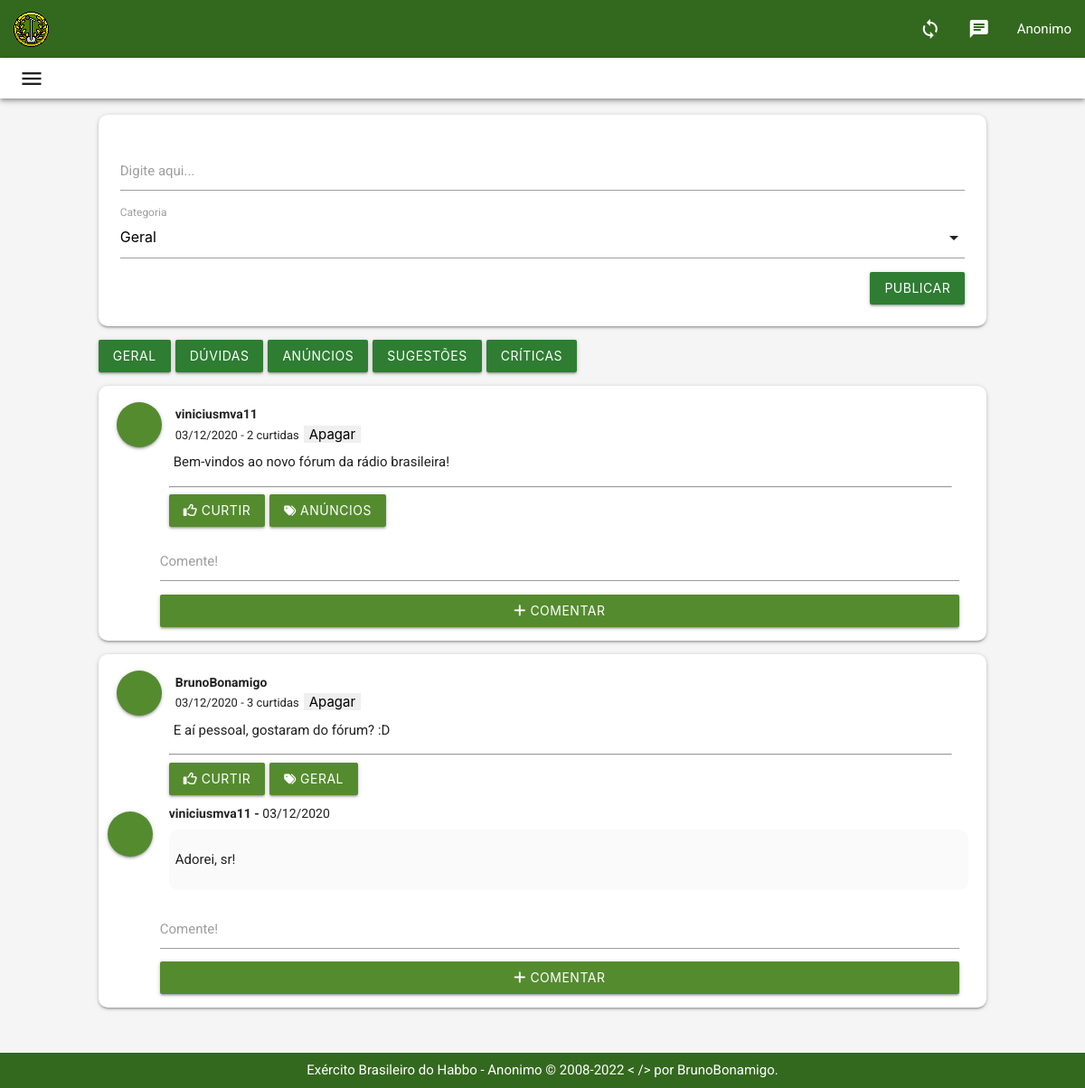
The page / (signed in) on the database its author committed.
### tables this page shows
CREATE TABLE `radiobr_forum` (
  `id` int(255) NOT NULL AUTO_INCREMENT,
  `usuario` varchar(255) NOT NULL,
  `data` varchar(255) NOT NULL,
  `post` text NOT NULL,
  `status` varchar(255) NOT NULL,
  `categoria` varchar(255) NOT NULL,
  PRIMARY KEY (`id`)
);

CREATE TABLE `radiobr_forum_comentarios` (
  `id_post` int(255) NOT NULL,
  `usuario` varchar(255) NOT NULL,
  `comentario` text NOT NULL,
  `data` varchar(255) NOT NULL,
  `status` varchar(255) NOT NULL
);

### assets/central/classes/forum.class.php (the view, shortened to what this page needs)
<?php
	class Forum {
		public function listarTudo() {
			global $serverDB, $userDB, $passDB, $dbname, $DBname, $connectDB, $hora, $dataAtual;
			$listarT = mysqli_query($connectDB, "SELECT * FROM radiobr_forum WHERE status='ativo' ORDER BY id DESC LIMIT 20");
			foreach ($listarT as $postagem) {
				$curtinhas = mysqli_query($connectDB, "SELECT * FROM radiobr_forum_curtidas WHERE id_post='".$postagem['id']."'");
				$curtidasnum = mysqli_num_rows($curtinhas);
				if ($curtidasnum == 1) {
					$ortografia = "curtida";
				}
				else {
					$ortografia = "curtidas";
				}
				$verSeJaCurtiu = mysqli_query($connectDB, "SELECT * FROM radiobr_forum_curtidas WHERE id_post='".$postagem['id']."' AND user='".$_SESSION['usuario']."'");
				$curtidaUsernum = mysqli_num_rows($verSeJaCurtiu);
				echo '<div class="card" id="'.$postagem['id'].'" style="border-radius:10px;">
				<form method="POST" action="#">
				<div class="postagem" style="padding:10px;">
					<div class="usuario_postado">
					<div class="card light-green darken-3" style="margin-top:8px;width:50px;height:50px;background: url(https://www.habbo.com.br/habbo-imaging/avatarimage?user='.$postagem['usuario'].'&amp;action=std&amp;direction=3&amp;head_direction=3&amp;gesture=sml&amp;size=m) no-repeat -8px -15px;border-radius: 50px;margin-left: 10px;float:left;"></div><div style="margin-left:15px;margin-top:10px;display:inline-block;"><span style="font-size:14px;"><b>'.$postagem['usuario'].'</b></span><br><span style="font-size:13px;">'.$postagem['data'].' - '.$curtidasnum.' '.$ortografia.'</span>';
					if ($_SESSION['cargo'] > 5) { echo '<button type="submit" style="border:none;margin-left:5px;" name="apagarPost" value="'.$postagem['id'].'">Apagar</button>'; }
					echo '</div>
					</div>
					<div style="clear:both;"></div>
					<p style="margin-left:73px;margin-top:-10px;">'.$postagem['post'].'</p>
					<div style="margin-left:68px;width:90%;"><hr></div>';
					if ($curtidaUsernum < 1) {
						echo '<form method="POST" action="#"><button style="margin-left:68px;" value="'.$postagem['id'].'" class="btn waves-effect light-green darken-3" type="submit" name="curtidinha"><i style="font-size:15px;" class="far fa-thumbs-up"></i> Curtir</button></form>';
					}
					else {
						echo '<form method="POST" action="#"><button style="margin-left:68px;" value="'.$postagem['id'].'" class="btn waves-effect light-green darken-3" type="submit" name="descurtir"><i style="font-size:15px;" class="far fa-thumbs-up"></i> Curtido</button></form>';
					}
					echo '<span style="margin-left:5px;"><button class="btn waves-effect light-green darken-3" type="button"><i style="font-size:13px;" class="fas fa-tags"></i> '.$postagem['categoria'].'</button></span>';
					echo '<div></div>
				</div>
				</form>';
				$comentinhos = mysqli_query($connectDB, "SELECT * FROM radiobr_forum_comentarios WHERE id_post='".$postagem['id']."'");
				foreach ($comentinhos as $comentario) {
					echo '
					<div class="card light-green darken-3" style="margin-top:8px;width:50px;height:50px;background: url(https://www.habbo.com.br/habbo-imaging/avatarimage?user='.$comentario['usuario'].'&amp;action=std&amp;direction=3&amp;head_direction=2&headonly=1&amp;gesture=spk&amp;size=m) no-repeat -1px -6px;border-radius: 50px;margin-left: 10px;float:left;"></div><span style="float:left;margin-left:18px;font-size:14px;"><b>'.$comentario['usuario'].' -</b> '.$comentario['data'];
					echo '</span><div class="card z-depth-0 grey lighten-5" style="float:left;margin-left:18px;padding:7px;border-radius:10px;width:90%;">
						<p>'.$comentario['comentario'].'</p>
					</div>
					';
				}
				echo '<div style="clear:both;"></div>
				<div style="margin-top:-10px;">
				<form method="POST" action="#">
				<input name="idpost" value="'.$postagem['id'].'" style="display:none;">
				<div class="input-field">
					<textarea style="margin-left:68px;width:90%;" name="comentarizin" id="comentarizin'.$postagem['id'].'" class="materialize-textarea" required></textarea>
					<label style="margin-left:68px;width:90%;" for="comentarizin'.$postagem['id'].'">Comente!</label>
				</div>
				<button type="submit" class="btn waves-effect light-green darken-3" style="margin-left:68px;margin-top:-15px;margin-bottom:15px;width:90%;"><i style="font-size:15px;" class="fas fa-plus"></i> COMENTAR</button>
				</form>
				</div>
				';
				echo '</div>';
			}
		}
	}
?>

### index.php (shortened to what this page needs)
<!DOCTYPE html>
<html>
<head>
	<link rel="stylesheet" type="text/css" href="assets/materialize/materialize.min.css">
	<link rel="stylesheet" type="text/css" href="assets/stylesheets/loginstyles.css">
	<link href="assets/css/roboto.css" rel="stylesheet">
</head>
<body style="background:#f5f5f5;">
<nav class="light-green darken-4">
	<div class="nav-wrapper">
		<a href="index.php" class="brand-logo"><img src="assets/img/radio_small.gif" style="margin-top:13px;margin-left:15px;"></a>
		<ul id="nav-mobile" class="right hide-on-med-and-down">
			<li><a href="#!" class="dropdown-trigger" data-target="dropdown3"><i class="material-icons">sync</i></a></li>
			<li><a href="#!" class="dropdown-trigger" data-target="dropdown2"><i class="material-icons">chat</i></a></li>
			<li><a href="#!" class="dropdown-trigger" data-target="dropdown1"><?php echo $_SESSION['usuario'] ?></a></li>
		</ul>
	</div>
</nav>
<div class="z-depth-2" style="background:#FFFFFF;height:45px;">
	<div class="circle waves-effect sidenav-trigger" data-target="mobile-navbar" style="height:40px;width:40px;text-align:center;margin-top:2px;margin-left:15px;"><i style="margin-top:7px;font-size:28px;" class="material-icons">menu</i></div>
</div>
<main>
<div class="container" style="width:80%;">
	<?php require_once('assets/struct/modulos.php'); ?>
</div>
</main>
<footer class="light-green darken-4" style="color:#FFF;margin-top:15px;">
	<div class="footer-copyright">
		<div class="container">
			<p style="text-align:center;margin:8px;">Exército Brasileiro do Habbo - Anonimo © 2008-<?php echo date('Y'); ?> < /> por BrunoBonamigo.</p>
		</div>
	</div>
</footer>
</body>
</html>

### assets/struct/modulos.php (shortened to what this page needs)
<?php
if ($_GET['modulo'] == 1) {
	require('assets/modulos/forum.php');
}
?>

### assets/modulos/forum.php (shortened to what this page needs)
<div class="col s12 m8 l9" style="padding-top:10px;">
	<div class="row">
		<div class="card" style="border-radius:10px;">
			<form method="POST" action="#">
				<div class="card-content">
					<div class="input-field">
						<textarea name="postagemForum" id="forumpostar" class="materialize-textarea"></textarea>
						<label for="forumpostar">Digite aqui...</label>
					</div>
					<div class="input-field">
						<label for="categoria">Categoria</label>
					</div>
					<button type="submit" class="waves-effect btn green darken-3" style="float:right;">Publicar</button>
				</div>
			</form>
		</div>
		<form method="POST" action="#">
			<button type="submit" name="categoria" value="geral" class="waves-effect btn green darken-3">Geral</button><button type="submit" name="categoria" value="duvidas" class="waves-effect btn green darken-3" style="margin-left:5px;">Dúvidas</button><button type="submit" name="categoria" value="anuncios" class="waves-effect btn green darken-3" style="margin-left:5px;">Anúncios</button><button type="submit" name="categoria" value="sugestoes" class="waves-effect btn green darken-3" style="margin-left:5px;">Sugestões</button><button type="submit" name="categoria" value="critica" class="waves-effect btn green darken-3" style="margin-left:5px;">Críticas</button>
		</form>
		<div style="margin-top:15px;">
		<?php
			if (empty($_POST['categoria'])) {
				$forum->listarTudo();
			}
		?>
		</div>
	</div>
</div>

### assets/css/roboto.css (style rules this page uses)
* { font-family:'Roboto'; }
body { display: flex; min-height: 100vh; flex-direction: column; }
main { flex: 1 0 auto; }

### rows shown on the page
radiobr_forum: usuario "viniciusmva11", data "03/12/2020", curtidasnum "2", ortografia "curtidas", post "Bem-vindos ao novo fórum da rádio brasileira!", categoria "ANÚNCIOS"
radiobr_forum: usuario "BrunoBonamigo", data "03/12/2020", curtidasnum "3", ortografia "curtidas", post "E aí pessoal, gostaram do fórum? :D", categoria "GERAL"
radiobr_forum_comentarios: usuario "viniciusmva11", data "03/12/2020", comentario "Adorei, sr!"

### other values the page prints
$_SESSION['usuario'] "Anonimo"
